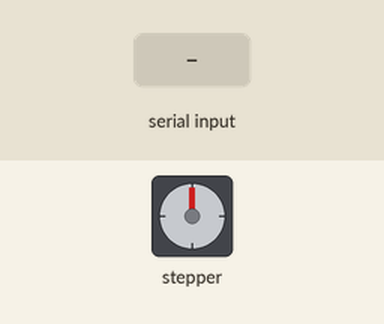
The sketch below on a simulated Arduino Uno, built with avr-gcc and run on an emulated ATmega328P. Shown: stepper motor. The test bench sets the inputs (shaded band). Stepper angles assume 200 steps per turn.

Above: at 1.2 s.
1.3 s: "O" received over Serial
At 1.45 s:
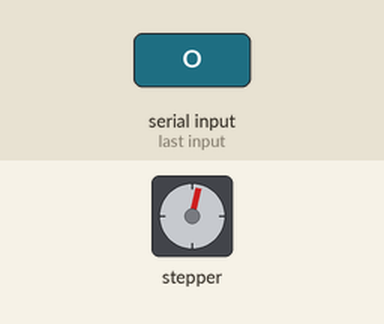
At 8.9 s:
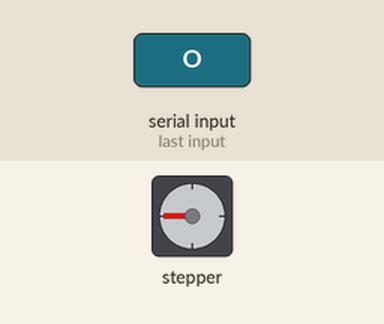
Timing chart, 0 to 15.7 s (numbered marks = the images above; inputs shaded):
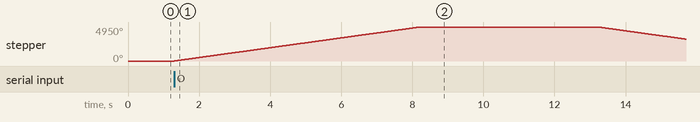

Measured:
- after the input at 1.3 s, stepper: turns 4950° clockwise in 6.9 s, then 1772° counter-clockwise in 2.5 s

The sketch:

motor_with_serial.ino
```cpp
#include <Stepper.h>

const int stepsPerRevolution = 200;  // change this to fit the number of steps per revolution
// for your motor

// initialize the stepper library on pins 8 through 11:
Stepper myStepper(stepsPerRevolution, 8, 9, 10, 11);
int incoming;
void setup() {
  // set the speed at 60 rpm:
  myStepper.setSpeed(120);
  // initialize the serial port:
  Serial.begin(9600);
}

void loop() {

  if (Serial.available() >0){
  incoming=Serial.read();
  // step one revolution  in one direction:

  if (incoming == 'O'){
  myStepper.step(2750);//opens door  , 2750 for 11 cm, lead of screw = 8mm , therefore number of steps=(110/8)*200 ,number of revolutions = 13.75
  delay(5000);
  myStepper.step(-2750);// closes door

  digitalWrite(8,LOW); // so that current doesn't flow into the driver when it is idle; prevents heating up.
  digitalWrite(9,LOW);
  digitalWrite(10,LOW);
  digitalWrite(11,LOW);

  }
 }
}
```
